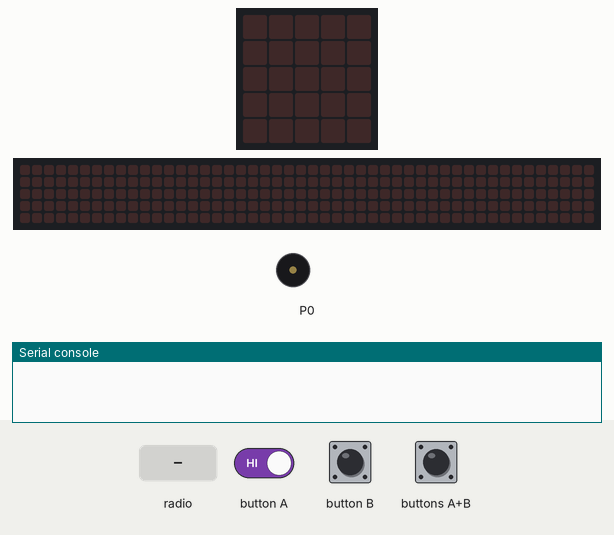
This program was run on a simulated BBC micro:bit running MicroPython. Parts: the board's 5×5 LED display, a strip that is not on the board, showing the scrolling text unrolled, buzzer (waves = sounding), the last lines printed to the serial console. The inputs (shaded band) are chosen by the test bench. No radio messages arrive unless stated (any console line starting 'radio sent:' is added by the test bench); the 48×5 strip is a reading aid, not a part: it shows the text the display is scrolling, unrolled, one strip-width of it at a time.

Above: at 1.2 s.
1.3 s: buttons A+B pressed for 0.15 s
At 3.49 s:
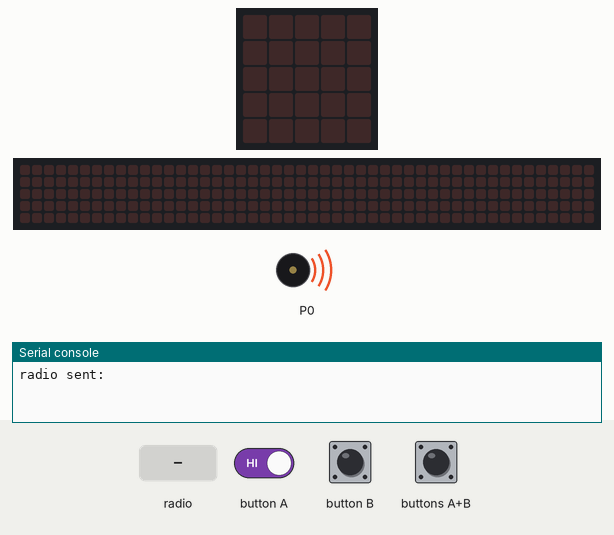
4.3 s: radio message "1" arrives
At 10.07 s:
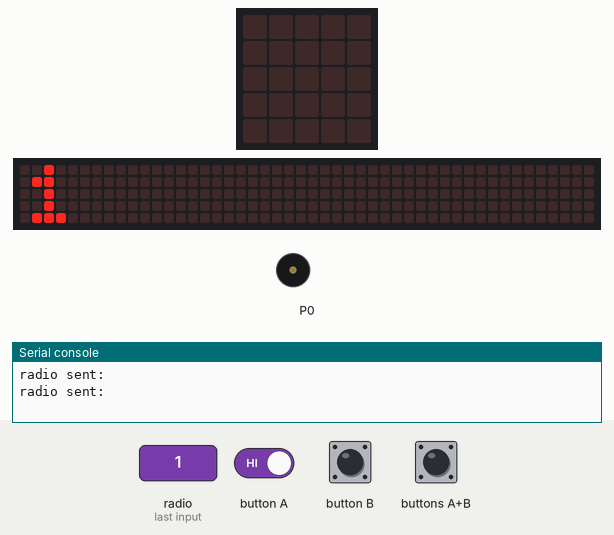
10.3 s: button A held down
13.3 s: button B pressed for 1 s
At 13.77 s:
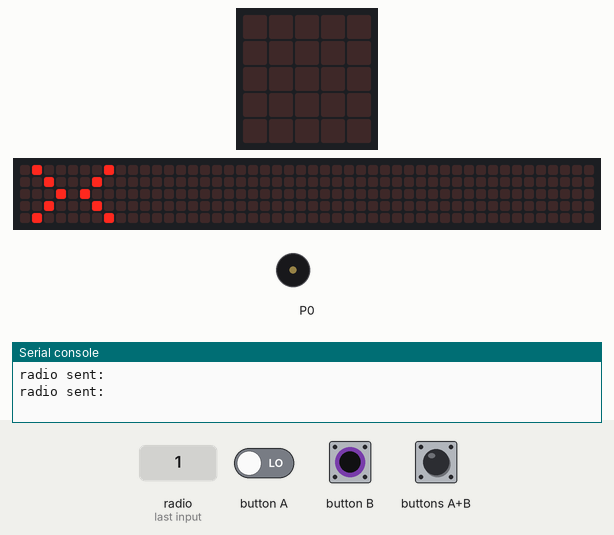
16.3 s: button A released
19.3 s: button A held down
At 20.16 s:
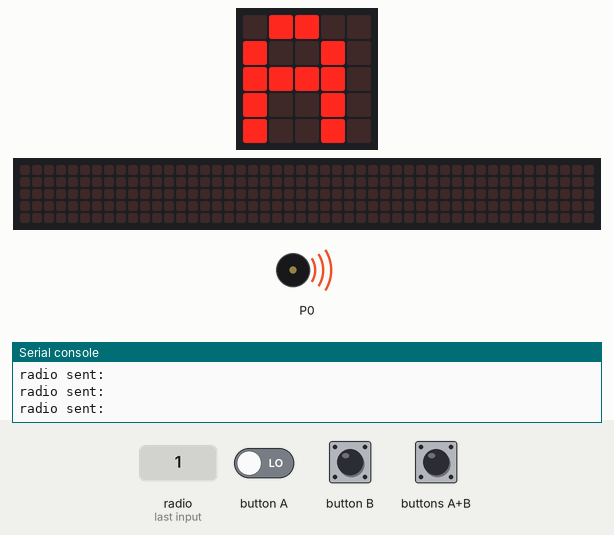
Timing chart, 0 to 25.1 s (numbered marks = the images above; inputs shaded):
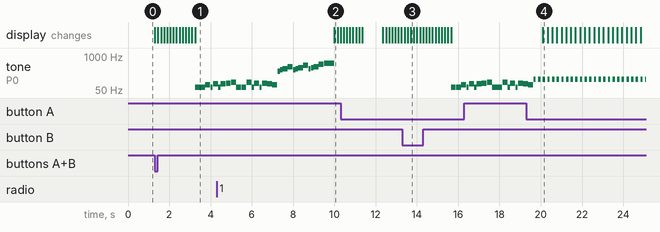

The program:

demo.py
```python
# this imports the micro:bit-specific functions such as buttons, display, pins etc
from microbit import *

# brings in the micro:bit Bluetooth functions
import radio

# we use two tunes plus a bleep
import music

# Initialise all the global variables

# this variable is used to hold a single character at a time.
character = ""

# this is an integer that is used to select one character from charList
charNum = 0

# all available characters - edit this list as required.
charList = "? ABCDEFG HIJKLM NOPQRST UVWXYZ .,:;*'?!1234567890"

# auto-detects the length of the above
numberOfChars = len(charList)

# ensures the message is blank at the outset.
message = ""

# this is the message received so should be blank to start with.
incomingMessage = ""

# The doneButtons variable is used to make sure that pressing BOTH buttons will
# prevent the code for buttons A OR B from operating
# When the if statement has run, the variable sets to 1 which prevents
# the other code from running.
# Each IF statement will only work if the doneButtons is 0.
doneButtons = 0

# This is the main loop that makes the programme work
while True:


    # resets the variable for each pass through the loop - it will only be 1 if a button has been pressed.
    doneButtons = 0

    # Pressing both buttons will send the message and play a tune
    if button_a.is_pressed() and button_b.is_pressed():

        # adds message start and end characters
        display.scroll(">" + message + "<")

        # we crossed our fingers but it works
        radio.send(message)

        # play some music, message coming
        music.play(music.FUNK)

        # send it again just in case
        radio.send(message)

        # resets the message, ready to go again.
        message = ""

        # resets the starting character
        charNum = 0

        # resets the character
        character = 0


        # makes sure that pressing a single button won't fire additional code
        doneButtons = 1

        # Button A Add one character at a time to the variable MESSAGE
        # by clicking A to cycle through the available
        # characters in CharList
    elif button_a.is_pressed() and doneButtons == 0:
        charNum = charNum + 1


        # using modulo operation to make this work.
        # charNum becomes the remainder of charNum/numberOfChars
        # this makes sure you can't go beyond the available characters
        charNum = charNum % numberOfChars

        # just plays middle C
        music.play("C3:1")

        sleep(100)  # we added this while testing as it occasionally crashed

        # select one character from charList
        character = charList[charNum]


        # show the current character
        display.show(character)

        # this should then prevent the elif for a single button press of A or B
        doneButtons = 1

    # This is where we confirm the selected character and
    # add it to the end of the message and play a note
    elif button_b.is_pressed() and doneButtons == 0:

        # just plays a high C
        music.play("C5:1")

        # adds the selected character to the message
        message = message + character

        # displays the message so far.
        display.scroll(">" + message)

        # resets the position at 0 for the character string
        charNum = 0

        # makes sure that pressing a single button won't fire additional code
        # I probably don't need it here as there are no subsequent
        # button lines
        #   between here and the start of the main loop
        doneButtons = 1


    # Message receiving section.
    # This is the bit I'm most doubtful about

    # incomingMessage is the variable to store any incoming message
    incomingMessage = radio.receive()

    # this section should ONLY run if there's a message from another MicroBit
    if incomingMessage:
        # plays ringtone on receipt
        music.play(music.RINGTONE)

        # scroll that message
        display.scroll("" + incomingMessage)


        # wait one second
        sleep(1000)

        # display the message again
        display.scroll(incomingMessage)

         # reset the incoming message.
        incomingMessage = ""
```

Measured:
- after the input at 1.3 s, tone on P0: plays 65 Hz for 0.24 s, 65 Hz for 0.24 s, 78 Hz for 0.24 s, 65 Hz for 0.12 s, 87 Hz for 0.17 s, starting after 2.0 s; the display: first changes at once (image 1 shows a later state)
- after the input at 4.3 s, the display: changes after 5.7 s (image 2)
- after the input at 13.3 s, the display: first differs from a run without the input after 0.40 s (image 3)
- after the input at 19.3 s, the display: changes after 0.80 s (image 4)
